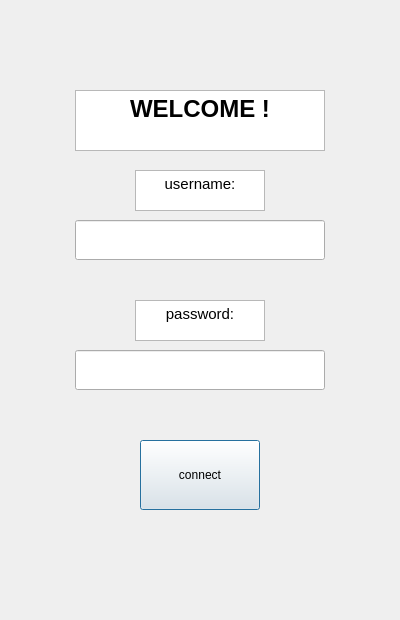
<?xml version="1.0" encoding="UTF-8"?>
<ui version="4.0">
 <class>authentification</class>
 <widget class="QDialog" name="authentification">
  <property name="geometry">
   <rect>
    <x>0</x>
    <y>0</y>
    <width>400</width>
    <height>620</height>
   </rect>
  </property>
  <property name="windowTitle">
   <string>Dialog</string>
  </property>
  <widget class="QPushButton" name="pushButton">
   <property name="geometry">
    <rect>
     <x>140</x>
     <y>440</y>
     <width>120</width>
     <height>70</height>
    </rect>
   </property>
   <property name="text">
    <string>connect</string>
   </property>
  </widget>
  <widget class="QLineEdit" name="password">
   <property name="geometry">
    <rect>
     <x>75</x>
     <y>350</y>
     <width>250</width>
     <height>40</height>
    </rect>
   </property>
  </widget>
  <widget class="QLineEdit" name="user">
   <property name="geometry">
    <rect>
     <x>75</x>
     <y>220</y>
     <width>250</width>
     <height>40</height>
    </rect>
   </property>
  </widget>
  <widget class="QTextBrowser" name="textBrowser">
   <property name="geometry">
    <rect>
     <x>75</x>
     <y>90</y>
     <width>250</width>
     <height>61</height>
    </rect>
   </property>
   <property name="html">
    <string>&lt;!DOCTYPE HTML PUBLIC &quot;-//W3C//DTD HTML 4.0//EN&quot; &quot;http://www.w3.org/TR/REC-html40/strict.dtd&quot;&gt;
&lt;html&gt;&lt;head&gt;&lt;meta name=&quot;qrichtext&quot; content=&quot;1&quot; /&gt;&lt;style type=&quot;text/css&quot;&gt;
p, li { white-space: pre-wrap; }
&lt;/style&gt;&lt;/head&gt;&lt;body style=&quot; font-family:'MS Shell Dlg 2'; font-size:7.8pt; font-weight:400; font-style:normal;&quot;&gt;
&lt;p align=&quot;center&quot; style=&quot; margin-top:0px; margin-bottom:0px; margin-left:0px; margin-right:0px; -qt-block-indent:0; text-indent:0px;&quot;&gt;&lt;span style=&quot; font-family:'MS Shell Dlg 2'; font-size:18pt; font-weight:600;&quot;&gt;WELCOME !&lt;/span&gt;&lt;/p&gt;&lt;/body&gt;&lt;/html&gt;</string>
   </property>
  </widget>
  <widget class="QTextBrowser" name="textBrowser_2">
   <property name="geometry">
    <rect>
     <x>135</x>
     <y>170</y>
     <width>130</width>
     <height>41</height>
    </rect>
   </property>
   <property name="html">
    <string>&lt;!DOCTYPE HTML PUBLIC &quot;-//W3C//DTD HTML 4.0//EN&quot; &quot;http://www.w3.org/TR/REC-html40/strict.dtd&quot;&gt;
&lt;html&gt;&lt;head&gt;&lt;meta name=&quot;qrichtext&quot; content=&quot;1&quot; /&gt;&lt;style type=&quot;text/css&quot;&gt;
p, li { white-space: pre-wrap; }
&lt;/style&gt;&lt;/head&gt;&lt;body style=&quot; font-family:'MS Shell Dlg 2'; font-size:7.8pt; font-weight:400; font-style:normal;&quot;&gt;
&lt;p align=&quot;center&quot; style=&quot; margin-top:0px; margin-bottom:0px; margin-left:0px; margin-right:0px; -qt-block-indent:0; text-indent:0px;&quot;&gt;&lt;span style=&quot; font-family:'MS Shell Dlg 2'; font-size:11pt;&quot;&gt;username:&lt;/span&gt;&lt;/p&gt;&lt;/body&gt;&lt;/html&gt;</string>
   </property>
  </widget>
  <widget class="QTextBrowser" name="textBrowser_3">
   <property name="geometry">
    <rect>
     <x>135</x>
     <y>300</y>
     <width>130</width>
     <height>41</height>
    </rect>
   </property>
   <property name="html">
    <string>&lt;!DOCTYPE HTML PUBLIC &quot;-//W3C//DTD HTML 4.0//EN&quot; &quot;http://www.w3.org/TR/REC-html40/strict.dtd&quot;&gt;
&lt;html&gt;&lt;head&gt;&lt;meta name=&quot;qrichtext&quot; content=&quot;1&quot; /&gt;&lt;style type=&quot;text/css&quot;&gt;
p, li { white-space: pre-wrap; }
&lt;/style&gt;&lt;/head&gt;&lt;body style=&quot; font-family:'MS Shell Dlg 2'; font-size:7.8pt; font-weight:400; font-style:normal;&quot;&gt;
&lt;p align=&quot;center&quot; style=&quot; margin-top:0px; margin-bottom:0px; margin-left:0px; margin-right:0px; -qt-block-indent:0; text-indent:0px;&quot;&gt;&lt;span style=&quot; font-family:'MS Shell Dlg 2'; font-size:11pt;&quot;&gt;password:&lt;/span&gt;&lt;/p&gt;&lt;/body&gt;&lt;/html&gt;</string>
   </property>
  </widget>
 </widget>
 <resources/>
 <connections/>
</ui>
